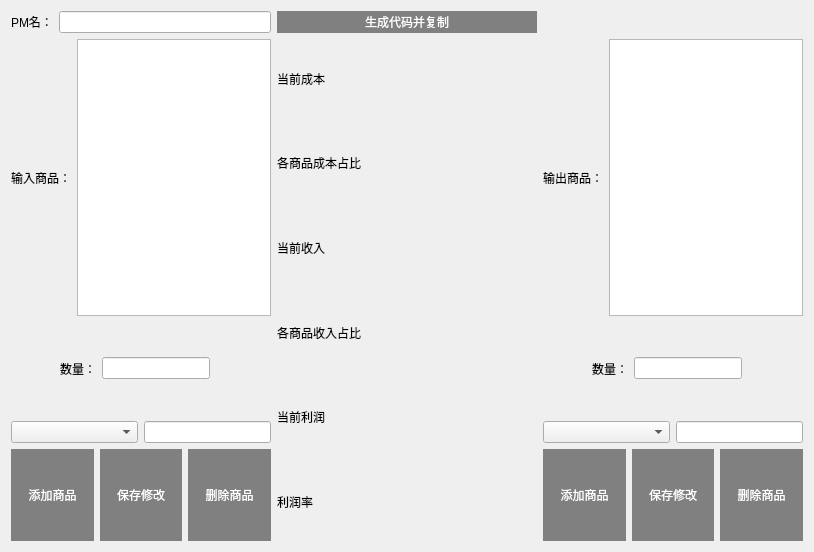
<?xml version="1.0" encoding="UTF-8"?>
<ui version="4.0">
 <class>Dialog</class>
 <widget class="QDialog" name="Dialog">
  <property name="geometry">
   <rect>
    <x>0</x>
    <y>0</y>
    <width>814</width>
    <height>552</height>
   </rect>
  </property>
  <property name="windowTitle">
   <string>Dialog</string>
  </property>
  <property name="styleSheet">
   <string notr="true">QDialog{background-image: url(:/图片1.jpg);border-radius:15px}</string>
  </property>
  <property name="windowFilePath">
   <string/>
  </property>
  <layout class="QGridLayout" name="gridLayout_3">
   <item row="0" column="0">
    <layout class="QGridLayout" name="gridLayout" rowstretch="1,6" columnstretch="1,1,1">
     <item row="0" column="0">
      <layout class="QVBoxLayout" name="verticalLayout_6">
       <item>
        <layout class="QHBoxLayout" name="horizontalLayout" stretch="0,0">
         <item>
          <widget class="QLabel" name="label">
           <property name="layoutDirection">
            <enum>Qt::LeftToRight</enum>
           </property>
           <property name="text">
            <string>PM名：</string>
           </property>
          </widget>
         </item>
         <item>
          <widget class="QLineEdit" name="lineEdit_2"/>
         </item>
        </layout>
       </item>
      </layout>
     </item>
     <item row="1" column="1">
      <layout class="QGridLayout" name="gridLayout_2" columnstretch="0,0">
       <item row="1" column="0">
        <widget class="QLabel" name="label_4">
         <property name="styleSheet">
          <string notr="true">font: 75 12pt &quot;微软雅黑&quot;;</string>
         </property>
         <property name="text">
          <string>各商品成本占比</string>
         </property>
        </widget>
       </item>
       <item row="2" column="0">
        <widget class="QLabel" name="label_5">
         <property name="styleSheet">
          <string notr="true">font: 75 12pt &quot;微软雅黑&quot;;</string>
         </property>
         <property name="text">
          <string>当前收入</string>
         </property>
        </widget>
       </item>
       <item row="3" column="0">
        <widget class="QLabel" name="label_8">
         <property name="styleSheet">
          <string notr="true">font: 75 12pt &quot;微软雅黑&quot;;</string>
         </property>
         <property name="text">
          <string>各商品收入占比</string>
         </property>
        </widget>
       </item>
       <item row="0" column="0">
        <widget class="QLabel" name="label_2">
         <property name="styleSheet">
          <string notr="true">font: 75 12pt &quot;微软雅黑&quot;;</string>
         </property>
         <property name="text">
          <string>当前成本</string>
         </property>
        </widget>
       </item>
       <item row="0" column="1">
        <widget class="QLabel" name="label_3">
         <property name="text">
          <string/>
         </property>
        </widget>
       </item>
       <item row="4" column="0">
        <widget class="QLabel" name="label_11">
         <property name="styleSheet">
          <string notr="true">font: 75 12pt &quot;微软雅黑&quot;;</string>
         </property>
         <property name="text">
          <string>当前利润</string>
         </property>
        </widget>
       </item>
       <item row="5" column="0">
        <widget class="QLabel" name="label_14">
         <property name="styleSheet">
          <string notr="true">font: 75 12pt &quot;微软雅黑&quot;;</string>
         </property>
         <property name="text">
          <string>利润率</string>
         </property>
        </widget>
       </item>
       <item row="1" column="1">
        <widget class="QLabel" name="label_15">
         <property name="text">
          <string/>
         </property>
        </widget>
       </item>
       <item row="2" column="1">
        <widget class="QLabel" name="label_16">
         <property name="text">
          <string/>
         </property>
        </widget>
       </item>
       <item row="3" column="1">
        <widget class="QLabel" name="label_17">
         <property name="text">
          <string/>
         </property>
        </widget>
       </item>
       <item row="4" column="1">
        <widget class="QLabel" name="label_18">
         <property name="text">
          <string/>
         </property>
        </widget>
       </item>
       <item row="5" column="1">
        <widget class="QLabel" name="label_19">
         <property name="text">
          <string/>
         </property>
        </widget>
       </item>
      </layout>
     </item>
     <item row="0" column="2">
      <layout class="QVBoxLayout" name="verticalLayout_2"/>
     </item>
     <item row="0" column="1">
      <layout class="QHBoxLayout" name="horizontalLayout_2">
       <item>
        <widget class="QPushButton" name="pushButton">
         <property name="sizePolicy">
          <sizepolicy hsizetype="Minimum" vsizetype="Minimum">
           <horstretch>0</horstretch>
           <verstretch>0</verstretch>
          </sizepolicy>
         </property>
         <property name="styleSheet">
          <string notr="true">QPushButton{
border:none;
font: 75 11pt &quot;Adobe Arabic&quot;;
background-color :grey;
color:white

}
QPushButton::hover
{
background-color :white;
color:black
}
</string>
         </property>
         <property name="text">
          <string>生成代码并复制</string>
         </property>
        </widget>
       </item>
      </layout>
     </item>
     <item row="1" column="2">
      <layout class="QGridLayout" name="gridLayout_4" rowstretch="3,0,1,1,1">
       <item row="4" column="0">
        <layout class="QHBoxLayout" name="horizontalLayout_8">
         <item>
          <widget class="QPushButton" name="pushButton_7">
           <property name="sizePolicy">
            <sizepolicy hsizetype="Minimum" vsizetype="Minimum">
             <horstretch>0</horstretch>
             <verstretch>0</verstretch>
            </sizepolicy>
           </property>
           <property name="styleSheet">
            <string notr="true">QPushButton{
border:none;

background-color :grey;
color:white

}
QPushButton::hover
{
background-color :white;
color:black
}</string>
           </property>
           <property name="text">
            <string>添加商品</string>
           </property>
          </widget>
         </item>
         <item>
          <widget class="QPushButton" name="pushButton_3">
           <property name="sizePolicy">
            <sizepolicy hsizetype="Minimum" vsizetype="Minimum">
             <horstretch>0</horstretch>
             <verstretch>0</verstretch>
            </sizepolicy>
           </property>
           <property name="styleSheet">
            <string notr="true">QPushButton{
border:none;

background-color :grey;
color:white

}
QPushButton::hover
{
background-color :white;
color:black
}</string>
           </property>
           <property name="text">
            <string>保存修改</string>
           </property>
          </widget>
         </item>
         <item>
          <widget class="QPushButton" name="pushButton_5">
           <property name="sizePolicy">
            <sizepolicy hsizetype="Minimum" vsizetype="Minimum">
             <horstretch>0</horstretch>
             <verstretch>0</verstretch>
            </sizepolicy>
           </property>
           <property name="styleSheet">
            <string notr="true">QPushButton{
border:none;

background-color :grey;
color:white

}
QPushButton::hover
{
background-color :white;
color:black
}</string>
           </property>
           <property name="text">
            <string>删除商品</string>
           </property>
          </widget>
         </item>
        </layout>
       </item>
       <item row="0" column="0">
        <layout class="QHBoxLayout" name="horizontalLayout_9" stretch="1,0">
         <item>
          <widget class="QLabel" name="label_6">
           <property name="focusPolicy">
            <enum>Qt::NoFocus</enum>
           </property>
           <property name="text">
            <string>输出商品：</string>
           </property>
           <property name="scaledContents">
            <bool>false</bool>
           </property>
          </widget>
         </item>
         <item>
          <widget class="QTableView" name="tableView_2">
           <property name="styleSheet">
            <string notr="true">background-image: url(:/780.jpg);</string>
           </property>
          </widget>
         </item>
        </layout>
       </item>
       <item row="2" column="0">
        <layout class="QHBoxLayout" name="horizontalLayout_12">
         <item>
          <spacer name="horizontalSpacer_7">
           <property name="orientation">
            <enum>Qt::Horizontal</enum>
           </property>
           <property name="sizeHint" stdset="0">
            <size>
             <width>40</width>
             <height>20</height>
            </size>
           </property>
          </spacer>
         </item>
         <item>
          <widget class="QLabel" name="label_9">
           <property name="text">
            <string>数量：</string>
           </property>
          </widget>
         </item>
         <item>
          <widget class="QLineEdit" name="lineEdit_6"/>
         </item>
         <item>
          <widget class="QLabel" name="label_10">
           <property name="text">
            <string/>
           </property>
          </widget>
         </item>
         <item>
          <spacer name="horizontalSpacer_8">
           <property name="orientation">
            <enum>Qt::Horizontal</enum>
           </property>
           <property name="sizeHint" stdset="0">
            <size>
             <width>40</width>
             <height>20</height>
            </size>
           </property>
          </spacer>
         </item>
        </layout>
       </item>
       <item row="3" column="0">
        <layout class="QHBoxLayout" name="horizontalLayout_10" stretch="1,1">
         <item>
          <widget class="QComboBox" name="comboBox_2"/>
         </item>
         <item>
          <widget class="QLineEdit" name="lineEdit_3"/>
         </item>
        </layout>
       </item>
      </layout>
     </item>
     <item row="1" column="0">
      <layout class="QGridLayout" name="gridLayout_5" rowstretch="3,0,1,1,1">
       <item row="4" column="0">
        <layout class="QHBoxLayout" name="horizontalLayout_11">
         <item>
          <widget class="QPushButton" name="pushButton_8">
           <property name="sizePolicy">
            <sizepolicy hsizetype="Minimum" vsizetype="Minimum">
             <horstretch>0</horstretch>
             <verstretch>0</verstretch>
            </sizepolicy>
           </property>
           <property name="styleSheet">
            <string notr="true">QPushButton{
border:none;

background-color :grey;
color:white

}
QPushButton::hover
{
background-color :white;
color:black
}</string>
           </property>
           <property name="text">
            <string>添加商品</string>
           </property>
          </widget>
         </item>
         <item>
          <widget class="QPushButton" name="pushButton_4">
           <property name="sizePolicy">
            <sizepolicy hsizetype="Minimum" vsizetype="Minimum">
             <horstretch>0</horstretch>
             <verstretch>0</verstretch>
            </sizepolicy>
           </property>
           <property name="styleSheet">
            <string notr="true">QPushButton{
border:none;

background-color :grey;
color:white

}
QPushButton::hover
{
background-color :white;
color:black
}</string>
           </property>
           <property name="text">
            <string>保存修改</string>
           </property>
          </widget>
         </item>
         <item>
          <widget class="QPushButton" name="pushButton_6">
           <property name="sizePolicy">
            <sizepolicy hsizetype="Minimum" vsizetype="Minimum">
             <horstretch>0</horstretch>
             <verstretch>0</verstretch>
            </sizepolicy>
           </property>
           <property name="styleSheet">
            <string notr="true">QPushButton{
border:none;

background-color :grey;
color:white

}
QPushButton::hover
{
background-color :white;
color:black
}</string>
           </property>
           <property name="text">
            <string>删除商品</string>
           </property>
          </widget>
         </item>
        </layout>
       </item>
       <item row="0" column="0">
        <layout class="QHBoxLayout" name="horizontalLayout_13" stretch="0,0">
         <item>
          <widget class="QLabel" name="label_7">
           <property name="focusPolicy">
            <enum>Qt::NoFocus</enum>
           </property>
           <property name="text">
            <string>输入商品：</string>
           </property>
           <property name="scaledContents">
            <bool>false</bool>
           </property>
          </widget>
         </item>
         <item>
          <widget class="QTableView" name="tableView">
           <property name="styleSheet">
            <string notr="true">background-image: url(:/780.jpg);</string>
           </property>
          </widget>
         </item>
        </layout>
       </item>
       <item row="2" column="0">
        <layout class="QHBoxLayout" name="horizontalLayout_14">
         <item>
          <spacer name="horizontalSpacer_11">
           <property name="orientation">
            <enum>Qt::Horizontal</enum>
           </property>
           <property name="sizeHint" stdset="0">
            <size>
             <width>40</width>
             <height>20</height>
            </size>
           </property>
          </spacer>
         </item>
         <item>
          <widget class="QLabel" name="label_12">
           <property name="text">
            <string>数量：</string>
           </property>
          </widget>
         </item>
         <item>
          <widget class="QLineEdit" name="lineEdit"/>
         </item>
         <item>
          <widget class="QLabel" name="label_13">
           <property name="text">
            <string/>
           </property>
          </widget>
         </item>
         <item>
          <spacer name="horizontalSpacer_12">
           <property name="orientation">
            <enum>Qt::Horizontal</enum>
           </property>
           <property name="sizeHint" stdset="0">
            <size>
             <width>40</width>
             <height>20</height>
            </size>
           </property>
          </spacer>
         </item>
        </layout>
       </item>
       <item row="3" column="0">
        <layout class="QHBoxLayout" name="horizontalLayout_15" stretch="1,1">
         <item>
          <widget class="QComboBox" name="comboBox_3"/>
         </item>
         <item>
          <widget class="QLineEdit" name="lineEdit_4"/>
         </item>
        </layout>
       </item>
      </layout>
     </item>
    </layout>
   </item>
  </layout>
 </widget>
 <resources>
  <include location="我不知道我抄csdn的.qrc"/>
 </resources>
 <connections/>
</ui>
